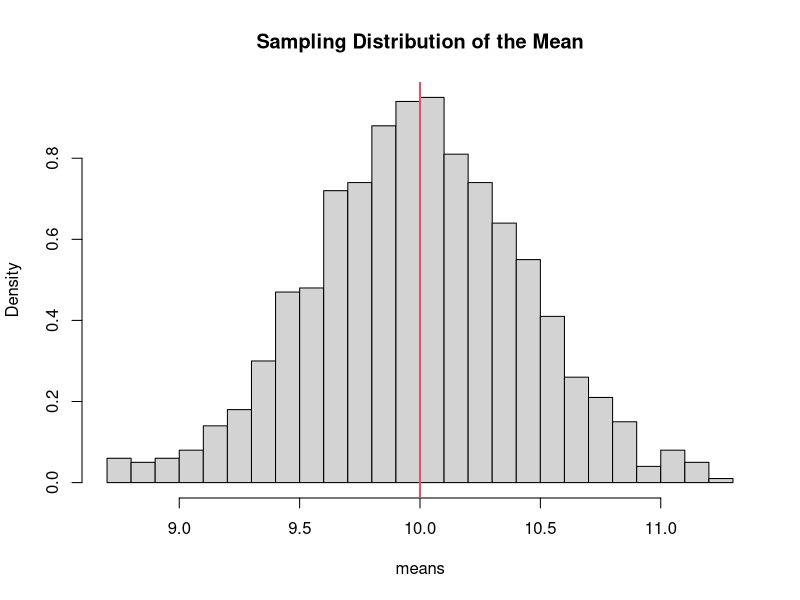
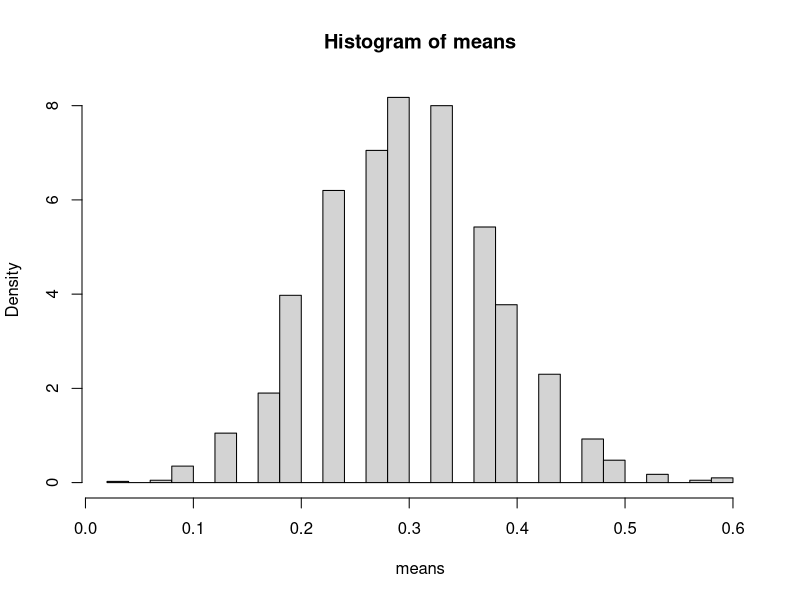
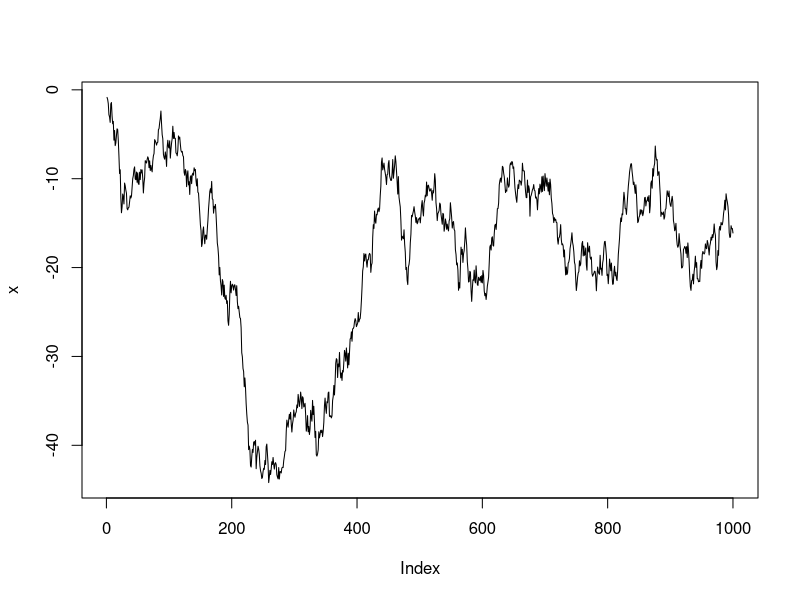
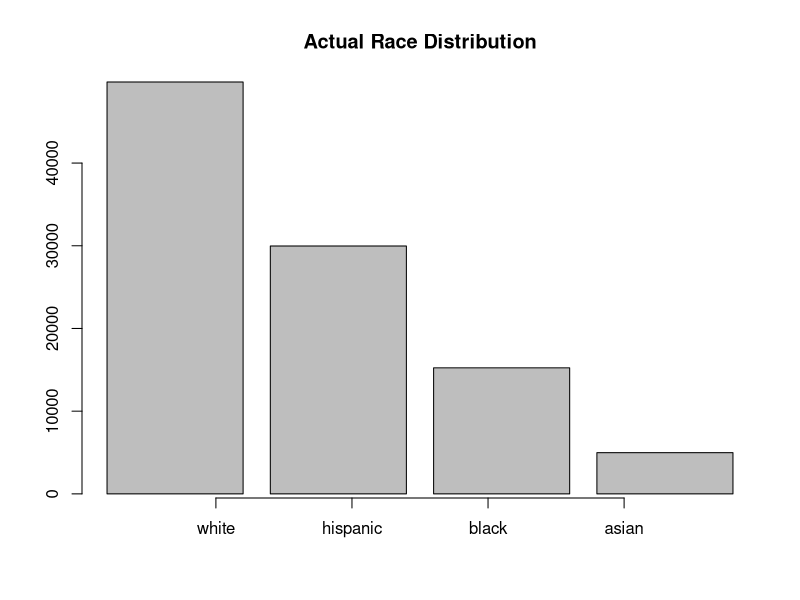
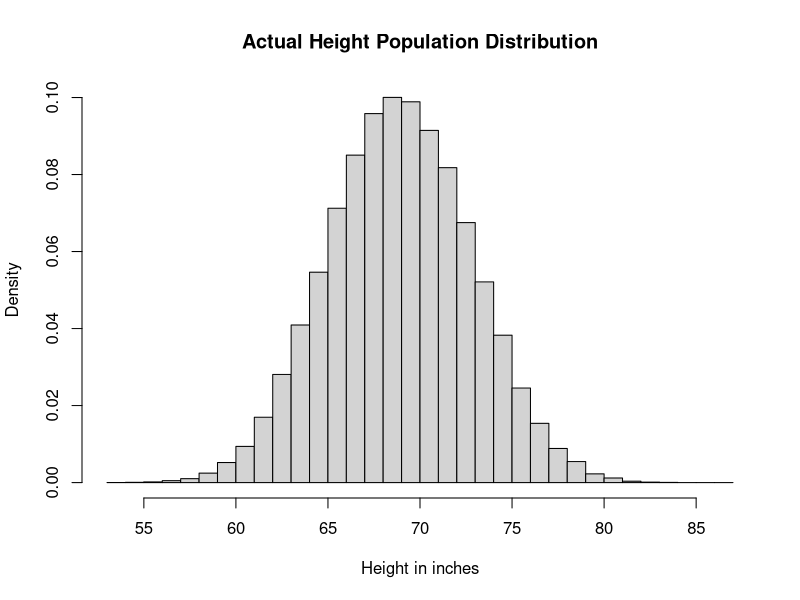
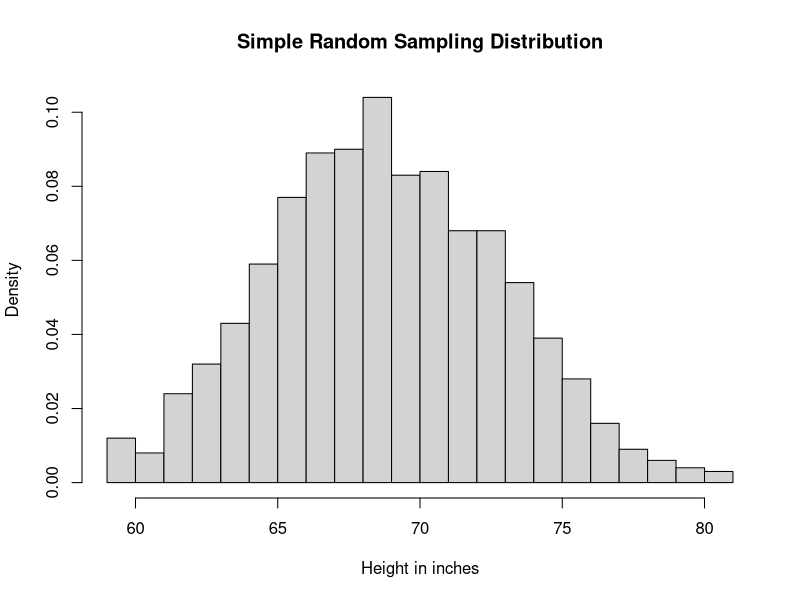
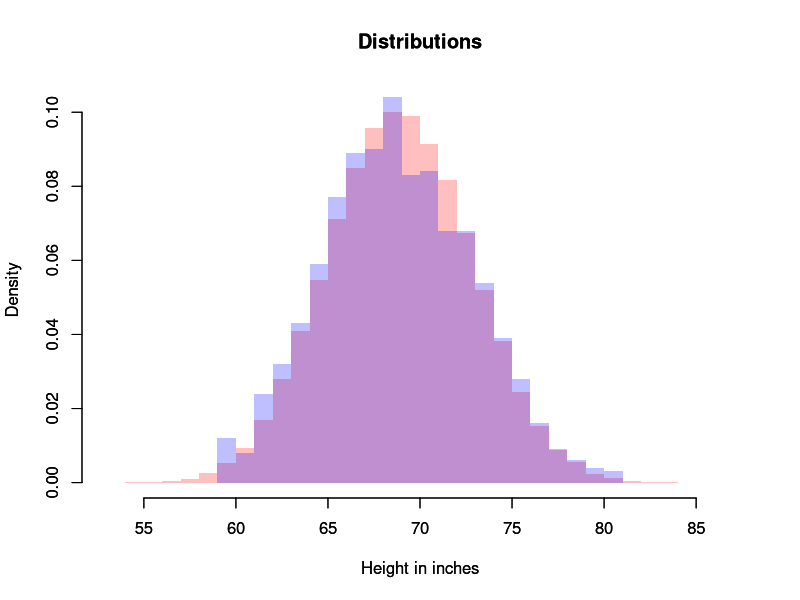
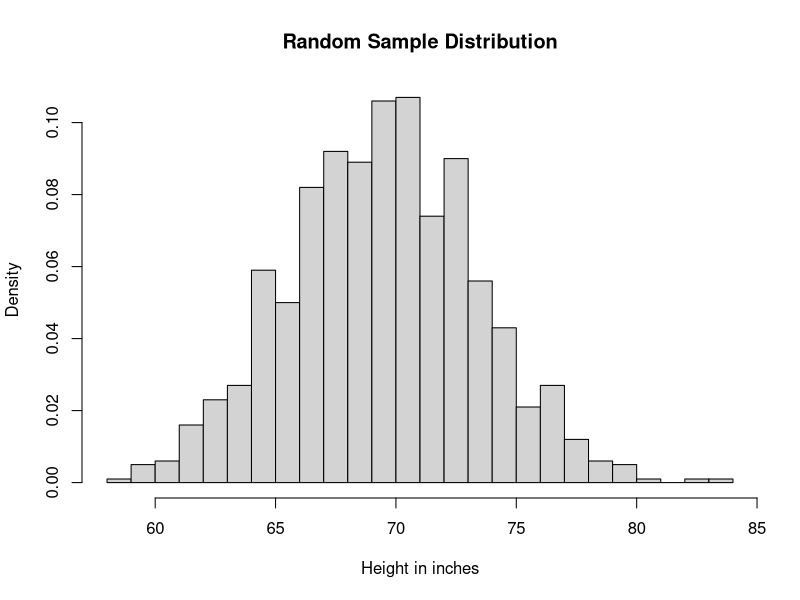

The R script that drew these images, in order:
## ---- chunk 1
set.seed(123)

means <- replicate(1000, mean(rnorm(20, mean = 10, sd = 2)))

hist(means, probability = TRUE, breaks = 30,
     main = "Sampling Distribution of the Mean")
abline(v = 10, col = 2, lwd = 2)
## ---- chunk 2
means <- replicate(2000, mean(rbinom(30, 1, 0.3)))
hist(means, probability = TRUE, breaks = 30)
## ---- chunk 3
true_mean <- 5
means <- replicate(5000, mean(rnorm(20, mean = true_mean)))
mean(means)
## ---- chunk 4
sample1 <- sample(1:100, 50, replace = TRUE)
## ---- chunk 5
sample2 <- 1:15
## ---- chunk 6
x <- cumsum(rnorm(1000))
plot(x, type = "l")
mean(x)
## ---- chunk 7
set.seed(1)

true_mean <- 5
means <- replicate(1000, mean(rnorm(20, mean = true_mean)))

mean(means)
sd(means)
## ---- chunk 8
# Set seed
set.seed(2026)
# Generation the Population
# Population
pop    <- 100000
# Races
racNam <- c("white",
            "hispanic",
            "black",
            "asian")
# Height Data by Race
heiRacMea <- c(71, 67, 70, 66)
heiRacSd  <- c(3.5, 3.2, 3.4, 3.1)
# Race Sampling
rac <- sample(x = racNam,
              size    = pop, 
              replace = TRUE,
              prob = c(0.50, 0.30, 0.15, 0.05))
# Number of Peoble by Race
numPeoRac <- c(sum(rac == "white"),
               sum(rac == "hispanic"),
               sum(rac == "black"),
               sum(rac == "asian"))

# Height Sampling
hei <- numeric(length = pop)
hei[rac == "white"]    <- round(rnorm(n = numPeoRac[1], mean = heiRacMea[1], sd = heiRacSd[1]))
hei[rac == "hispanic"] <- round(rnorm(n = numPeoRac[2], mean = heiRacMea[2], sd = heiRacSd[2]))
hei[rac == "black"]    <- round(rnorm(n = numPeoRac[3], mean = heiRacMea[3], sd = heiRacSd[3]))
hei[rac == "asian"]    <- round(rnorm(n = numPeoRac[4], mean = heiRacMea[4], sd = heiRacSd[4]))

# Plot Race
barplot(numPeoRac,
        main = "Actual Race Distribution")
axis(side = 1, at = 1:4, labels = racNam)

# Height Population Distribution
heiDisPop <- hist(hei,
                  breaks = 25,
                  main = "Actual Height Population Distribution",
                  xlab = "Height in inches",
                  freq = FALSE)

# Simple Random Sampling
samSiz    <- 1000
simRanSam <- sample(x = hei, size = samSiz, replace = FALSE)

# Histogram Sample
heiDisSimRanSam <- hist(simRanSam,
                        breaks = 25,
                        main = "Simple Random Sampling Distribution",
                        xlab = "Height in inches",
                        freq = FALSE)

# Comparison
xmin <- min(heiDisPop$breaks, heiDisSimRanSam$breaks)
xmax <- max(heiDisPop$breaks, heiDisSimRanSam$breaks)
ymin <- min(heiDisPop$density, heiDisSimRanSam$density)
ymax <- max(heiDisPop$density, heiDisSimRanSam$density)

plot(heiDisPop,
     xlab   = "Height in inches",
     main   = "Distributions",
     freq   = FALSE,
     border = NA,
     col    = rgb(1, 0, 0, 0.25),
     xlim   = c(xmin, xmax),
     ylim   = c(0, ymax))
par(new=TRUE)
plot(heiDisSimRanSam,
     xlab   = "Height in inches",
     main   = "Distributions",
     freq   = FALSE,
     border = NA,
     col    = rgb(0, 0, 1, 0.25),
     xlim   = c(xmin, xmax),
     ylim   = c(0, ymax))

# Random Sample (from a Theoretical Probability Distribution)
meaPop <- mean(hei)
stdPop <- sd(hei)
ranSam <- rnorm(n = samSiz, mean = meaPop, sd = stdPop)

# Histogram Random Sample
heiDisRanSam <- hist(ranSam,
                     breaks = 25,
                     main = "Random Sample Distribution",
                     xlab = "Height in inches",
                     freq = FALSE)

# Comparison
xmin <- min(heiDisPop$breaks, heiDisSimRanSam$breaks, heiDisRanSam$breaks)
xmax <- max(heiDisPop$breaks, heiDisSimRanSam$breaks, heiDisRanSam$breaks)
ymin <- min(heiDisPop$density, heiDisSimRanSam$density, heiDisRanSam$density)
ymax <- max(heiDisPop$density, heiDisSimRanSam$density, heiDisRanSam$density)

plot(heiDisPop,
     xlab   = "Height in inches",
     main   = "Distributions",
     freq   = FALSE,
     border = NA,
     col    = rgb(1, 0, 0, 0.25),
     xlim   = c(xmin, xmax),
     ylim   = c(0, ymax))
par(new=TRUE)
plot(heiDisRanSam,
     xlab   = "Height in inches",
     main   = "Distributions",
     freq   = FALSE,
     border = NA,
     col    = rgb(0, 1, 0, 0.25),
     xlim   = c(xmin, xmax),
     ylim   = c(0, ymax))

# Biased Sample
biaSam <- sample(x = hei[rac == "asian"], size = samSiz, replace = FALSE)

# Histogram Biased Sample
heiDisBiaSam <- hist(biaSam,
                     breaks = 25,
                     main = "Biased Sample Distribution",
                     xlab = "Height in inches",
                     freq = FALSE)

# Comparison
xmin <- min(heiDisPop$breaks, heiDisSimRanSam$breaks, heiDisRanSam$breaks, heiDisBiaSam$breaks)
xmax <- max(heiDisPop$breaks, heiDisSimRanSam$breaks, heiDisRanSam$breaks, heiDisBiaSam$breaks)
ymin <- min(heiDisPop$density, heiDisSimRanSam$density, heiDisRanSam$density, heiDisBiaSam$density)
ymax <- max(heiDisPop$density, heiDisSimRanSam$density, heiDisRanSam$density, heiDisBiaSam$density)

# Biased Sample and Population
plot(heiDisPop,
     xlab   = "Height in inches",
     main   = "Distributions (Population and Biased Sample)",
     freq   = FALSE,
     border = NA,
     col    = rgb(1, 0, 0, 0.25),
     xlim   = c(xmin, xmax),
     ylim   = c(0, ymax))
par(new=TRUE)
plot(heiDisBiaSam,
     freq   = FALSE,
     main   = "",
     xlab   = "",
     border = NA,
     col    = rgb(1, 0, 1, 0.25),
     xlim   = c(xmin, xmax),
     ylim   = c(0, ymax))

# Biased Sample and Simple Random Sample
plot(heiDisSimRanSam,
     xlab   = "Height in inches",
     main   = "Distributions (SRS and Biased Sample)",
     freq   = FALSE,
     border = NA,
     col    = rgb(0, 0, 1, 0.25),
     xlim   = c(xmin, xmax),
     ylim   = c(0, ymax))
par(new=TRUE)
plot(heiDisBiaSam,
     freq   = FALSE,
     main   = "",
     xlab   = "",
     border = NA,
     col    = rgb(1, 0, 1, 0.25),
     xlim   = c(xmin, xmax),
     ylim   = c(0, ymax))

# Biased Sample and Simple Random Sample
plot(heiDisRanSam,
     xlab   = "Height in inches",
     main   = "Distributions (Random Sample and Biased Sample)",
     freq   = FALSE,
     border = NA,
     col    = rgb(0, 1, 0, 0.25),
     xlim   = c(xmin, xmax),
     ylim   = c(0, ymax))
par(new=TRUE)
plot(heiDisBiaSam,
     freq   = FALSE,
     main   = "",
     xlab   = "", 
     border = NA,
     col    = rgb(1, 0, 1, 0.25),
     xlim   = c(xmin, xmax),
     ylim   = c(0, ymax))

## ---- chunk 9
means <- replicate(1000, mean(rnorm(30, 0, 1)))
hist(means, probability = TRUE, breaks = 30)
